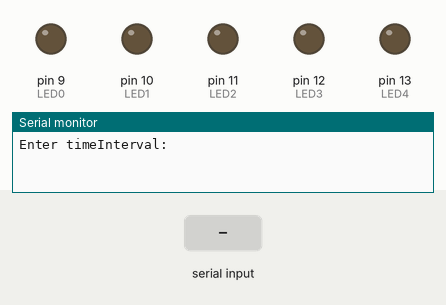
The sketch below on a simulated Arduino Uno, built with avr-gcc and run on an emulated ATmega328P. Parts: output pins drawn as LEDs (lit = HIGH), the last lines printed to the serial monitor. Dashed ring = blinking. Inputs (shaded band) come from the test bench.

Above: at 1.2 s.
1.3 s: "-1" received over Serial
3.8 s: "90,45\n" received over Serial
6.3 s: "30,150\n" received over Serial
8.8 s: "5\n" received over Serial
At 19.43 s:
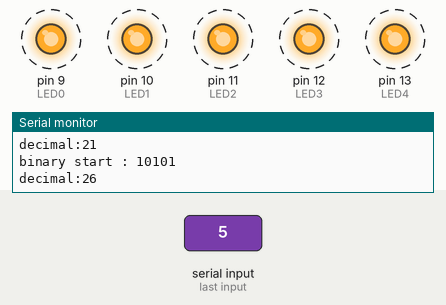
Timing chart, 0 to 21.8 s (numbered marks = the images above; inputs shaded):
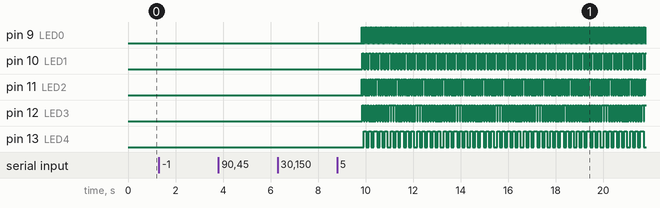

Measured:
- after the input at 8.8 s, pin 9 (LED0), pin 11 (LED2): alternates HIGH for 0.04 s and LOW for 0.04 s, starting after 1.0 s; pin 10 (LED1), pin 12 (LED3): alternates HIGH for 0.07 s and LOW for 0.07 s, starting after 1.1 s; pin 13 (LED4): alternates HIGH for 0.11 s and LOW for 0.11 s, starting after 1.1 s

The sketch:

BinaryLedSystemLab3.ino
```cpp
String interval = "-1";
String startPoint = "-1";

#define LED0 9
#define LED1 10
#define LED2 11
#define LED3 12
#define LED4 13

void setup() {
  Serial.begin(9600);
  pinMode(LED0, OUTPUT);
  pinMode(LED1, OUTPUT);
  pinMode(LED2, OUTPUT);
  pinMode(LED3, OUTPUT);
  pinMode(LED4, OUTPUT);
}

int binario[5]; // onde fica o numero em binário

// function to convert decimal to binary
void decParaBin(int n)
{
  int k = 0;
  while(k<5){
    binario[k]=0;
    k++;
  }
  // contador para o array binario
  int i = 0;
  while (n > 0) {

        // colocando o número binario no array
        binario[i] = n % 2;
        n = n / 2;
        i++;
    }
}

void loop() {
  if(Serial.available() == 0 && interval == "-1") {
     Serial.print("Enter timeInterval:");
  }
  while (Serial.available() == 0 && interval == "-1") { // Serial Porta girdi değerinin olup olmadığını kontrol et
  }
  if(Serial.available() != 0 && interval == "-1" ){
    interval = Serial.readString();
    interval.trim();
    Serial.println(interval);// Serial Porttaki girdi değerini oku ve string e ata.
  }

  if(Serial.available() == 0 && startPoint == "-1") {
     Serial.print("Enter increment:");
  }
  while(Serial.available() == 0 && startPoint == "-1") {
  }
  if (Serial.available() != 0 && startPoint == "-1"){
    startPoint = Serial.readString();
    startPoint.trim();
    Serial.println(startPoint);
  }

  Serial.println("startpoint:"+startPoint);
  if(startPoint != "-1" && interval != "-1"){
    int intervalInt = interval.toInt();
    int startPointInt = startPoint.toInt();
    if(intervalInt < 1 || intervalInt > 10000){
      interval = "-1";
      Serial.println("Unexpected interval input");
    }
    if(startPointInt < 1 || startPointInt > 30){
      startPoint = "-1";
      Serial.println("Unexpected increment input");
    }
    if(startPoint != "-1" && interval != "-1"){
      int currentNumber = 0;
      while(true){
        decParaBin(currentNumber);
        Serial.print("decimal:");
        Serial.println(currentNumber);
        Serial.print("binary start : ");
        Serial.print( binario[4]);
        Serial.print( binario[3]);
        Serial.print( binario[2]);
        Serial.print( binario[1]);
        Serial.println( binario[0]);
        digitalWrite(LED0, binario[0]);
        digitalWrite(LED1, binario[1]);
        digitalWrite(LED2, binario[2]);
        digitalWrite(LED3, binario[3]);
        digitalWrite(LED4, binario[4]);
        delay(intervalInt);
        currentNumber = (currentNumber + startPointInt) % 32;
      }
    }
    //decParaBin(startPoint.toInt());
    //Serial.print("binary start : ");
    //Serial.print( binario[4]);
    //Serial.print( binario[3]);
    //Serial.print( binario[2]);
    //Serial.print( binario[1]);
    //Serial.println( binario[0]);
    //delay(intervalInt);
  }


}
```
